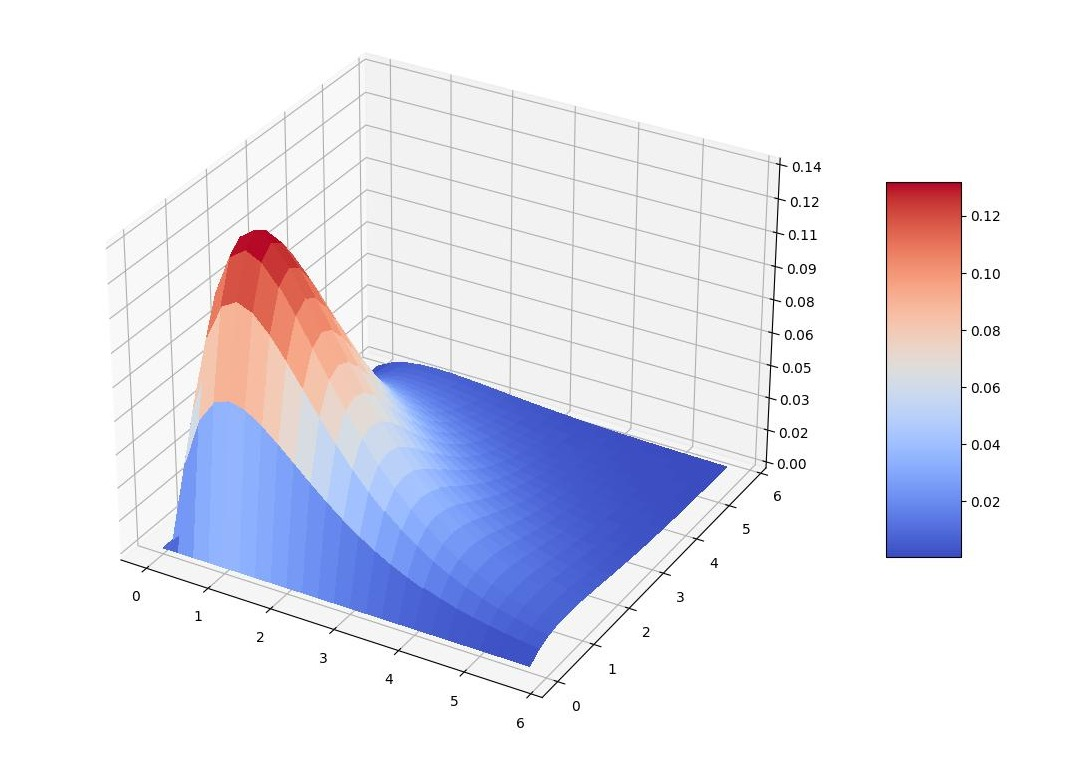

Source code (Python):
import matplotlib.pyplot as plt
from matplotlib import cm
from matplotlib.ticker import LinearLocator
import numpy as np


def main():
    fig, ax = plt.subplots(subplot_kw={"projection": "3d"})

    X = np.arange(0, 6, 0.25)
    Y = np.arange(0, 6, 0.25)
    X, Y = np.meshgrid(X, Y)
    Z = (Y * np.e**(-Y)) * (X * np.e**(-X))

    # Plot the surface.
    surf = ax.plot_surface(
        X, Y, Z, cmap=cm.coolwarm, linewidth=0, antialiased=False
    )

    # Customize the z axis.
    ax.zaxis.set_major_locator(LinearLocator(10))
    ax.zaxis.set_major_formatter('{x:.02f}')

    # Add a color bar which maps values to colors.
    fig.colorbar(surf, shrink=0.5, aspect=5)

    plt.show()


if __name__ == "__main__":
    main()
